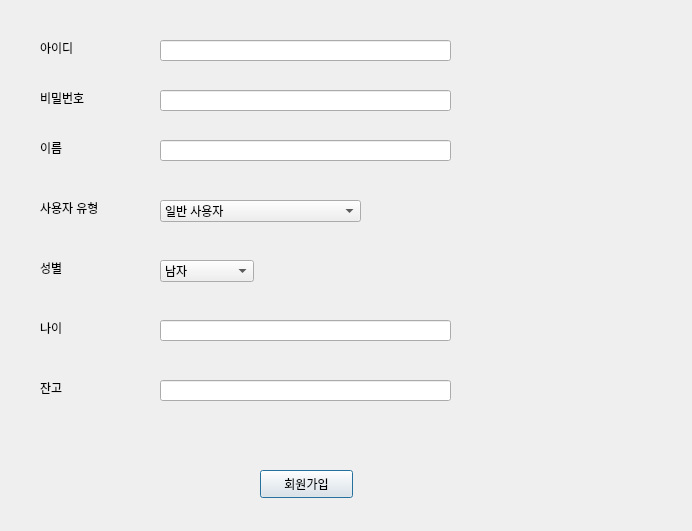
<?xml version="1.0" encoding="UTF-8"?>
<ui version="4.0">
 <class>Dialog</class>
 <widget class="QDialog" name="Dialog">
  <property name="geometry">
   <rect>
    <x>0</x>
    <y>0</y>
    <width>692</width>
    <height>531</height>
   </rect>
  </property>
  <property name="windowTitle">
   <string>Dialog</string>
  </property>
  <widget class="QLabel" name="label">
   <property name="geometry">
    <rect>
     <x>40</x>
     <y>40</y>
     <width>64</width>
     <height>15</height>
    </rect>
   </property>
   <property name="text">
    <string>아이디</string>
   </property>
  </widget>
  <widget class="QLabel" name="label_2">
   <property name="geometry">
    <rect>
     <x>40</x>
     <y>90</y>
     <width>64</width>
     <height>15</height>
    </rect>
   </property>
   <property name="text">
    <string>비밀번호</string>
   </property>
  </widget>
  <widget class="QLabel" name="label_3">
   <property name="geometry">
    <rect>
     <x>40</x>
     <y>140</y>
     <width>64</width>
     <height>15</height>
    </rect>
   </property>
   <property name="text">
    <string>이름</string>
   </property>
  </widget>
  <widget class="QLabel" name="label_4">
   <property name="geometry">
    <rect>
     <x>40</x>
     <y>200</y>
     <width>111</width>
     <height>16</height>
    </rect>
   </property>
   <property name="text">
    <string>사용자 유형</string>
   </property>
  </widget>
  <widget class="QLabel" name="label_5">
   <property name="geometry">
    <rect>
     <x>40</x>
     <y>260</y>
     <width>64</width>
     <height>15</height>
    </rect>
   </property>
   <property name="text">
    <string>성별</string>
   </property>
  </widget>
  <widget class="QLabel" name="label_6">
   <property name="geometry">
    <rect>
     <x>40</x>
     <y>320</y>
     <width>64</width>
     <height>15</height>
    </rect>
   </property>
   <property name="text">
    <string>나이</string>
   </property>
  </widget>
  <widget class="QLabel" name="label_7">
   <property name="geometry">
    <rect>
     <x>40</x>
     <y>380</y>
     <width>64</width>
     <height>15</height>
    </rect>
   </property>
   <property name="text">
    <string>잔고</string>
   </property>
  </widget>
  <widget class="QLineEdit" name="idtext">
   <property name="geometry">
    <rect>
     <x>160</x>
     <y>40</y>
     <width>291</width>
     <height>21</height>
    </rect>
   </property>
  </widget>
  <widget class="QLineEdit" name="pwtext">
   <property name="geometry">
    <rect>
     <x>160</x>
     <y>90</y>
     <width>291</width>
     <height>21</height>
    </rect>
   </property>
  </widget>
  <widget class="QLineEdit" name="nametext">
   <property name="geometry">
    <rect>
     <x>160</x>
     <y>140</y>
     <width>291</width>
     <height>21</height>
    </rect>
   </property>
  </widget>
  <widget class="QComboBox" name="typebox">
   <property name="geometry">
    <rect>
     <x>160</x>
     <y>200</y>
     <width>201</width>
     <height>22</height>
    </rect>
   </property>
   <item>
    <property name="text">
     <string>일반 사용자</string>
    </property>
   </item>
   <item>
    <property name="text">
     <string>관리자</string>
    </property>
   </item>
  </widget>
  <widget class="QComboBox" name="genderbox">
   <property name="geometry">
    <rect>
     <x>160</x>
     <y>260</y>
     <width>94</width>
     <height>22</height>
    </rect>
   </property>
   <item>
    <property name="text">
     <string>남자</string>
    </property>
   </item>
   <item>
    <property name="text">
     <string>여자</string>
    </property>
   </item>
  </widget>
  <widget class="QLineEdit" name="agetext">
   <property name="geometry">
    <rect>
     <x>160</x>
     <y>320</y>
     <width>291</width>
     <height>21</height>
    </rect>
   </property>
  </widget>
  <widget class="QLineEdit" name="chargetext">
   <property name="geometry">
    <rect>
     <x>160</x>
     <y>380</y>
     <width>291</width>
     <height>21</height>
    </rect>
   </property>
  </widget>
  <widget class="QPushButton" name="signbutton">
   <property name="geometry">
    <rect>
     <x>260</x>
     <y>470</y>
     <width>93</width>
     <height>28</height>
    </rect>
   </property>
   <property name="text">
    <string>회원가입</string>
   </property>
  </widget>
 </widget>
 <resources/>
 <connections/>
</ui>
